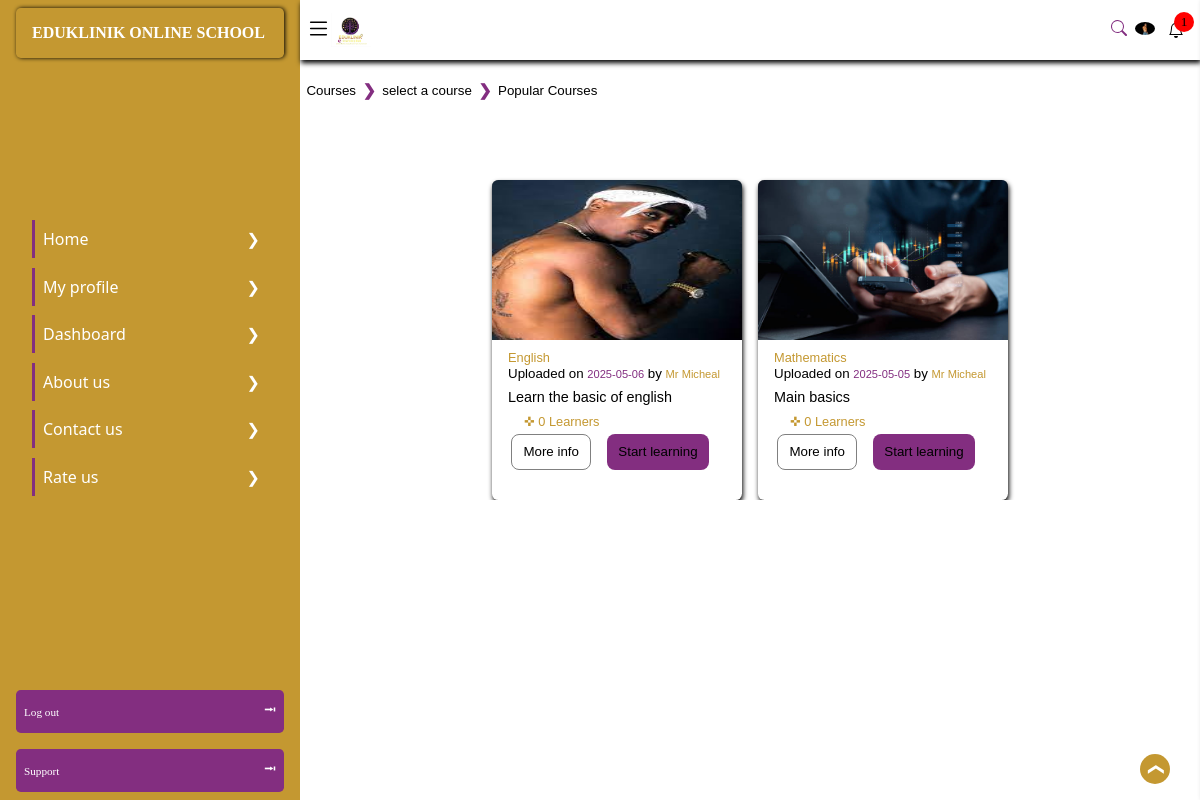
/course/popular (signed in), run on the app's committed database.
### eduklinikapp/models.py (models this page shows, shortened)
class profile(models.Model):
    acc_type = [
        ('Student','Student'),
        ('Admin','Admin'),
        ('staff', 'Staff'),
        ('Parent', 'Parent'),
    ]
    user = models.OneToOneField(User, verbose_name='user', on_delete= models.CASCADE)
    is_disabled = models.BooleanField('if this account is disabled', default=False)
    country = models.CharField('user country', null=False, blank=False, max_length=1000)
    Verified = models.BooleanField('if the user is verified', default=False)
    user_token = models.CharField('user token', null=True, blank=True, max_length=200, unique=True)
    phone_number = models.CharField('user mobile number', null=False, blank=False, max_length=50)
    is_edit = models.BooleanField('if the user have edited ', default=False)
    account_type = models.CharField('the account type', null=True, blank=False, max_length=200, choices=acc_type, default='General')
    not_count =  models.BigIntegerField('user notification  count', default=0)
    date_joined = models.DateTimeField('the date time account was created', default=timezone.now)
    ip_adress = models.GenericIPAddressField('user ip adress', null=True, blank=True)
    reset_code = models.CharField('user one time reset code', null=True, blank=True, max_length=100)
    c_code = models.CharField('user country code', null=True, blank=True, max_length=11)
    refer_code = models.CharField('user referial code', null=True, blank=True, unique=True, max_length=100)
    browser = models.CharField('user access browser', null=True, blank=True, max_length=100)
    qr_code = models.ImageField('user qrcode', null=True, blank=True, upload_to='qrcodes')
    cos_count = models.BigIntegerField('course count', default=0)
    quz_count = models.BigIntegerField('quiz counr', default=0)
    profile_pics = models.ForeignKey('pro_image', on_delete=models.CASCADE, null=True, blank=True)
    age = models.IntegerField('user age ', default=0)

class pro_image(models.Model):
    image = models.ImageField('user image', null=False, blank=False, upload_to='profile pics')
    is_edit = models.BooleanField('is edited', default=False)

class course(models.Model):
    c_typ = [
        ('Core Academic Tracks', 'Core Academic Tracks'),
        ('Examination preperation', 'Examination preperation'),
        ('Skill development services', 'Skill development services'),
        ('Specialized services', 'Specialized services'),
    ]
    up_by = models.ForeignKey('staff', null=True, on_delete=models.PROTECT)
    course_subject = models.ForeignKey('subject', null=True, related_name='course', on_delete=models.CASCADE)
    course_name = models.CharField('course name assepts', null=True, blank=True, max_length=200)
    requiremwnt = models.CharField('requirments to partipate on this course', null=False, blank=True, max_length=1000)
    c_type = models.CharField('requirments to partipate on this course', null=False, blank=True, max_length=1000, choices=c_typ)
    lesson_count = models.BigIntegerField('number of leassons', default=0)
    meta_data = models.CharField('course meta decription', null=True, max_length=200)
    participant = models.BigIntegerField('number of students', default=0)
    weeks = models.CharField('specify how long it should take to complete the course', null=False, max_length=200, default='1 week')
    c_img = models.ImageField('add a image to decribe the corse', null=True, blank=True, max_length=200)
    pub_date = models.DateTimeField('date time of upload', default=timezone.now)
    bio = models.TextField('decription and article abour this course', null=True)
    tag = models.CharField('write tag and colms of what the skill give to the user eg *bacis knowleged, *health care', null=False, default='*basic,', max_length=200)
    c_str = models.CharField('course spec id', null=True, blank=True, max_length=200, unique=True)
    price = models.BigIntegerField('course price amount', default=0)
    drive_link = models.URLField('drive link of the course', null=True, blank=True, max_length=1000000)
    course_tralle = models.FileField('course trailer shot vedio', null=True, blank=True, upload_to='free_file')
    class Meta:
        ordering = ['-pub_date']

class subject(models.Model):
    sub_name = models.CharField('cource_name eg mathematics english', null=True, max_length=200)

class staff(models.Model):
    staff_typ = [
        ('Admin', 'Admin'),
        ('Teacher', 'Teacher'),
        ('Tutor', 'Tutor'),
        ('Contributor', 'Contributor'),
        ('Developer', 'Developer'),
    ]
    staff_holder = models.ForeignKey('profile', on_delete=models.CASCADE)
    name = models.CharField('staff name', null=False, blank=False, max_length=200)
    staff_token = models.CharField('staff token', null=True, blank=True, max_length=200, unique=True)
    is_assined = models.BooleanField('if user is assignrd to a studen', default=False)
    staff_type = models.CharField('the staff type', null=False, blank=False, max_length=200, choices=staff_typ, default='Teachers')
    staff_whatsapp = models.URLField('staff whatsapp link', null=False, blank=True)
    staff_facebook = models.URLField('staff facebook link', null=False, blank=True)
    staff_telegram = models.URLField('staff telegram link', null=False, blank=True)

### eduklinikapp/views.py (the view)
# urls.py: path('course/popular', views.popular_course, name='popular post'),
def popular_course(request):
    if request.user.is_authenticated:
        user = request.user
        current_user = models.profile.objects.filter(user=user).first()
        cann_count = models.c_notification.objects.all().count()
        p_course = models.course.objects.annotate(high=Max('participant')).order_by('-pub_date').all()
        page_n = request.GET.get('page', 1)
        p = Paginator(p_course, 15)
        try:
            page = p.page(page_n)
        except EmptyPage:
            page = p.page(1)
        context = {
            'user': current_user,
            'pop_cur': page,
            'cnt': cann_count,
        }
        return render(request, 'courses/popular.html', context=context)
    else:
        return redirect('/user/login')

### template/courses/popular.html (shortened to what this page needs)
{% extends 'base.html' %}
{% load static %}
{% block metadata %}
<link rel="stylesheet" href="{% static 'eduklinikapp/styles/online_school.css' %}">
<link rel="stylesheet" href="{% static 'eduklinikapp/styles/responsive.css' %}">
<link rel="stylesheet" href="{% static 'eduklinikapp/styles/base.css' %}">
{% endblock %}
{% block content %}
<aside id="aside">
    <header class="aside_header">
        <h1>
            EDUKLINIK ONLINE SCHOOL
        </h1>
    </header>
    <ul>
        <li>
            <a href="/online_school/">
                Home
            </a>
            <span>
                &#10095;
            </span>
        </li>
        <li>
            <a href="/user/profile/">
                My profile
            </a>
            <span>
                &#10095;
            </span>
        </li>
        <li>
            <a href="/dashboard/">
                Dashboard
            </a>
            <span>
                &#10095;
            </span>
        </li>
        <li>
            <a href="/about/">
                About us
            </a>
            <span>
                &#10095;
            </span>
        </li>
        <li>
            <a href="/contact/">
                Contact us
            </a>
            <span>
                &#10095;
            </span>
        </li>
        <li>
            <a href="/">
                Rate us
            </a>
            <span>
                &#10095;
            </span>
        </li>
    </ul>
    <section class="nav_end">
        <div class="log_out">
            <a href="/logout/">
                Log out
            </a>
            <span>
                &#11122;
            </span>
        </div>
        <div class="Support">
            <a href="/contact/">
                Support
            </a>
            <span>
                &#11122;
            </span>
        </div>
    </section>
</aside>
    <main id="top">
        <section class="main-header">
            <div class="menu">
                <span>
                    <svg xmlns="http://www.w3.org/2000/svg" width="25" height="25" fill="currentColor"
                        viewBox="0 0 16 16">
                        <path fill-rule="evenodd"
                            d="M2.5 12a.5.5 0 0 1 .5-.5h10a.5.5 0 0 1 0 1H3a.5.5 0 0 1-.5-.5m0-4a.5.5 0 0 1 .5-.5h10a.5.5 0 0 1 0 1H3a.5.5 0 0 1-.5-.5m0-4a.5.5 0 0 1 .5-.5h10a.5.5 0 0 1 0 1H3a.5.5 0 0 1-.5-.5" />
                    </svg>
                </span>
                <img class="home_image" src="{% static 'eduklinik/images/header_logo.png' %}" alt="" width="40px">
            </div>
            <div class="main_header_end">
                <div class="activated">
                    <a href="/search/" style="color: var(--main-color);">
                        <svg xmlns="http://www.w3.org/2000/svg" width="16" height="16" fill="currentColor"
                            class="search_svg" viewBox="0 0 16 16">
                            <path
                                d="M11.742 10.344a6.5 6.5 0 1 0-1.397 1.398h-.001q.044.06.098.115l3.85 3.85a1 1 0 0 0 1.415-1.414l-3.85-3.85a1 1 0 0 0-.115-.1zM12 6.5a5.5 5.5 0 1 1-11 0 5.5 5.5 0 0 1 11 0" />
                        </svg>
                    </a>
                </div>
                <div class="user">
                    <span id="display_profile">
                        <img {% if user.profile_pics %} src="{{user.profile_pics.image.url}}" {% else %} src="{% static 'eduklinikapp/images/nouser.png' %}" {% endif %} id="profile_image" class="user_image" >
                    </span>
                </div>
                <div class="notifications" onclick="window.location.href='/notification/'">
                    {% if cnt >= 0 %}
                <small id="notifications_numbers">
                    {{cnt}}
                </small>
                {% endif %}
                </div>
            </div>
        </section>
                 <courses class="nav" style="margin-top: 1rem;">
            <button class="course_nav_btn">
                <a href="/online_school/">
                    Courses
                </a>
            </button>
            <span style="color: var(--main-color); font-weight: 900;">
                &#10095;
            </span>
            <button class="course_nav_btn">
                <a href="/online_school/">
                    select a course
                </a>
            </button>
            <span style="color: var(--main-color); font-weight: 900;">
                &#10095;
            </span>
            <button class="course_nav_btn">
                <a href="/course/popular">
                    Popular Courses
                </a>
            </button>
        </courses>
        {% if pop_cur %}
        <section class="popular_body">
            <section class="grid_sect">
                {% for course in pop_cur %}
                    <div class="boxes">
                        <div class="box_image_container">
                            <img class="box_image" src="{{course.c_img.url}}" alt="">
                        </div>
                        <div class="box_text">
                            <span id="category">
                                {{course.course_subject.sub_name}}
                            </span>
                            <div class="poster_date">
                                <small>
                                    Uploaded on <small id="upload_time">{{course.pub_date|date:"Y-m-d"}}</small> by <small id="uploader">{{course.up_by.name}}</small>
                                </small>
                            </div>
                            <h2 id="Topic">
                                {{course.meta_data}}
                            </h2>
                            <div class="time_learners">
                                <div class="learners">
                                    &#10012;
                                    <span>
                                        {{course.participant}} Learners
                                    </span>
                                </div>
                            </div>
                            <div class="more_start">
                                <button class="more">
                                    <a href="/course/single/{{course.c_str}}">
                                        More info
                                    </a>
                                </button>
                                <button class="start">
                                    <a href="/payment/pay/{{course.c_str}}">
                                        Start learning
                                    </a>
                                </button>
                            </div>
                        </div>
                    </div>
                    {% endfor %}
            </section>
            {% endif %}
        </section>
        <div class="back_to_top" style="z-index: 100000;">
            <a class="rotate_to_top" href="#top">
                &#10095;
            </a>
        </div>
    </main>
    {% endblock %}

### eduklinikapp/static/eduklinikapp/styles/base.css (style rules this page uses)
* { margin: 0; padding: 0; box-sizing: border-box; list-style-type: none; scroll-behavior: smooth; text-decoration: none; }
:root { --main-color: rgb(131, 46, 128); --text-color: linear-gradient( to bottom, rgb(131, 46, 128), hsl(42, 60%, 48%) ); --background-color: #e7e7e7; --text-color2: hsl(42, 60%, 48%); --text-color3: rgb(72, 72, 72); --text-black: black; --font-size: 100%; --font-size2: 200%; --font-very-bold: 900; --font-bold: 600; --box-shadow: 1px 3px 5px #000000; --box-shadow2: 1px 20px 5px #000000, 2px 4px 0px #0a0e12; --text-shadow: 0px 0px 1px black; }
body, html { height: 100%; width: 100%; scroll-behavior: smooth; background-color: white; display: block; position: relative; }
header { height: 10%; width: 100%; display: flex; position: fixed; background: var(--background-color); box-shadow: var(--box-shadow); align-items: center; justify-content: center; padding: 0.5rem 1rem; z-index: 1; }
main { display: block; position: relative; height: auto; width: 100%; top: 4rem; padding: 1rem 1rem; }

### data on the page
profile: profile_pics.image (picture)
course: c_img (picture), course_subject.sub_name "English", pub_date "2025-05-06", up_by.name "Mr Micheal", meta_data "Learn the basic of english", participant "0"
course: c_img (picture), course_subject.sub_name "Mathematics", pub_date "2025-05-05", up_by.name "Mr Micheal", meta_data "Main basics", participant "0"

### other printed values
{{ cnt }} "1"
